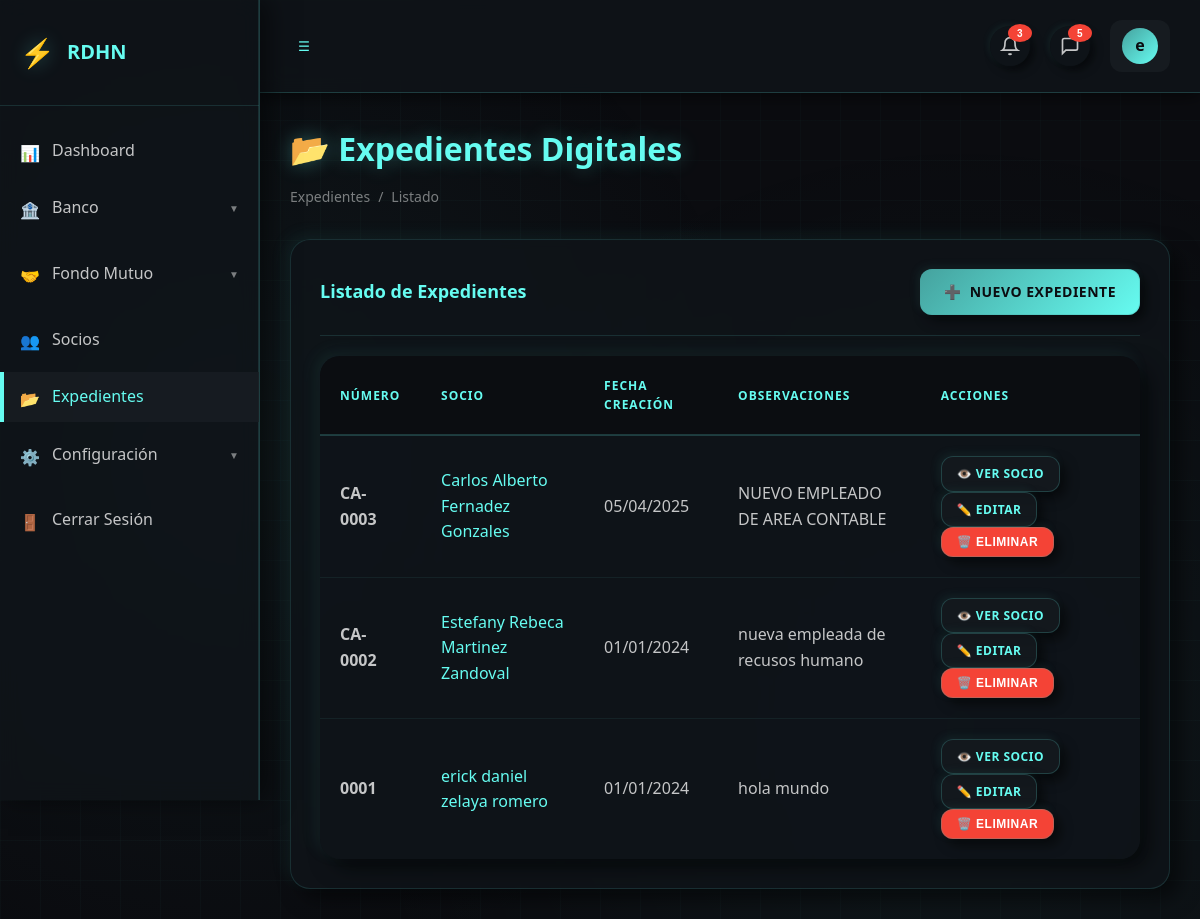
The app's page /expedientes/ (signed in) with its own data.
### core/models.py (models this page shows, shortened)
class Usuario(AbstractBaseUser, PermissionsMixin):
    socio = models.OneToOneField(
        Socio,
        null=True,
        blank=True,
        on_delete=models.SET_NULL,
        related_name="usuario"
    )
    usuario = models.CharField(
        max_length=50,
        unique=True,
        db_index=True,
        validators=[
            RegexValidator(
                regex=r'^[a-zA-Z0-9_]{4,}$',
                message='Usuario debe tener al menos 4 caracteres alfanuméricos o guión bajo'
            )
        ]
    )
    email = models.EmailField(max_length=100, unique=True, db_index=True)
    password_updated_at = models.DateTimeField(null=True, blank=True)
    password_expira_dias = models.IntegerField(
        default=90,
        help_text="Días hasta que expire la contraseña",
        validators=[MinValueValidator(0)]
    )
    ultimo_acceso = models.DateTimeField(null=True, blank=True)
    intentos_fallidos = models.IntegerField(
        default=0,
        validators=[MinValueValidator(0)]
    )
    bloqueado_hasta = models.DateTimeField(null=True, blank=True, db_index=True)
    requiere_cambio_password = models.BooleanField(default=True)
    id_estado = models.ForeignKey(
        CatEstado,
        null=True,
        blank=True,
        on_delete=models.PROTECT,
        related_name='usuarios',
        limit_choices_to={'dominio': 'USUARIO'}
    )
    is_active = models.BooleanField(default=True, verbose_name="Activo")
    is_staff = models.BooleanField(default=False, verbose_name="Es staff")
    token_recuperacion = models.CharField(max_length=100, null=True, blank=True)
    token_expira = models.DateTimeField(null=True, blank=True)
    creado_en = models.DateTimeField(auto_now_add=True)
    actualizado_en = models.DateTimeField(auto_now=True)
    roles = models.ManyToManyField(
        Rol,
        through='UsuarioRol',
        through_fields=('usuario', 'rol'),
        related_name='usuarios',
        blank=True
    )
    groups = models.ManyToManyField(
        'auth.Group',
        verbose_name='grupos',
        blank=True,
        help_text='Los grupos a los que pertenece este usuario.',
        related_name='usuarios_custom',
        related_query_name='usuario_custom',
    )
    user_permissions = models.ManyToManyField(
        'auth.Permission',
        verbose_name='permisos de usuario',
        blank=True,
        help_text='Permisos específicos para este usuario.',
        related_name='usuarios_custom',
        related_query_name='usuario_custom',
    )
    two_factor_enabled = models.BooleanField(default=True, verbose_name="2FA Habilitado")
    two_factor_code = models.CharField(max_length=6, null=True, blank=True)
    two_factor_code_expira = models.DateTimeField(null=True, blank=True)
    USERNAME_FIELD = 'usuario'
    EMAIL_FIELD = 'email'
    REQUIRED_FIELDS = ['email']
    objects = UsuarioManager()
    class Meta:
        db_table = "USUARIOS"
        verbose_name = 'Usuario'
        verbose_name_plural = 'Usuarios'
        constraints = [
            models.CheckConstraint(
                check=Q(intentos_fallidos__gte=0),
                name="chk_intentos_no_negativo",
            ),
        ]
        indexes = [
            models.Index(fields=['usuario']),
            models.Index(fields=['email']),
            models.Index(fields=['is_active', 'is_staff']),
            models.Index(fields=['bloqueado_hasta']),
            models.Index(fields=['id_estado']),
        ]
    def get_short_name(self):
        if self.socio:
            return self.socio.primer_nombre
        return self.usuario

class Socio(models.Model):
    numero_socio = models.CharField(max_length=20, unique=True, db_index=True)
    primer_nombre = models.CharField(max_length=50)
    segundo_nombre = models.CharField(max_length=50, null=True, blank=True)
    primer_apellido = models.CharField(max_length=50)
    segundo_apellido = models.CharField(max_length=50, null=True, blank=True)
    identidad = models.CharField(
        max_length=15,  # Sin guiones, solo dígitos
        unique=True,
        db_index=True,
        validators=[
            RegexValidator(
                regex=r'^\d{13}$',
                message='La identidad debe tener exactamente 13 dígitos'
            )
        ]
    )
    direccion = models.TextField(null=True, blank=True)
    fecha_ingreso = models.DateField()
    fecha_egreso = models.DateField(null=True, blank=True)
    id_estado = models.ForeignKey(
        CatEstado,
        null=True,
        blank=True,
        on_delete=models.PROTECT,
        related_name='socios',
        limit_choices_to={'dominio': 'SOCIO'}
    )
    creado_en = models.DateTimeField(auto_now_add=True)
    actualizado_en = models.DateTimeField(auto_now=True)
    creado_por = models.ForeignKey(
        'Usuario',
        on_delete=models.PROTECT,
        related_name='socios_creados',
        null=True,
        blank=True
    )
    class Meta:
        db_table = "SOCIO"
        verbose_name = "Socio"
        verbose_name_plural = "Socios"
        constraints = [
            models.CheckConstraint(
                check=Q(fecha_egreso__isnull=True) | Q(fecha_egreso__gte=F("fecha_ingreso")),
                name="chk_socio_fecha_egreso_ge_ingreso",
            ),
        ]
        indexes = [
            models.Index(fields=["numero_socio"]),
            models.Index(fields=["identidad"]),
            models.Index(fields=["id_estado"]),
            models.Index(fields=["-fecha_ingreso"]),
        ]
    @property
    def nombre_completo(self):
        nombres = f"{self.primer_nombre} {self.segundo_nombre or ''}".strip()
        apellidos = f"{self.primer_apellido} {self.segundo_apellido or ''}".strip()
        return f"{nombres} {apellidos}"

class ExpedienteDigital(models.Model):
    socio = models.OneToOneField(Socio, on_delete=models.CASCADE, related_name="expediente")
    numero_expediente = models.CharField(max_length=20, unique=True)
    fecha_creacion = models.DateField()
    observaciones = models.TextField(null=True, blank=True)
    creado_en = models.DateTimeField(auto_now_add=True)
    actualizado_en = models.DateTimeField(auto_now=True)
    class Meta:
        db_table = "EXPEDIENTE_DIGITAL"
        verbose_name = "Expediente Digital"
        verbose_name_plural = "Expedientes Digitales"

### core/views.py (the view)
# urls.py: path('expedientes/', views.expedientes_listar, name='expedientes_listar'),
@login_required
def expedientes_listar(request):
    expedientes = ExpedienteDigital.objects.all().select_related('socio').order_by('-creado_en')
    return render(request, 'core/expedientes/listar.html', {'expedientes': expedientes})

### core/templates/core/expedientes/listar.html (shortened to what this page needs)
{% extends 'core/base.html' %}
{% block content %}
<div class="content-header">
    <h1 class="content-title">📂 Expedientes Digitales</h1>
    <div class="breadcrumb">
        <span class="breadcrumb-item">Expedientes</span>
        <span class="breadcrumb-item">Listado</span>
    </div>
</div>
<div class="card">
    <div class="card-header">
        <h2 class="card-title">Listado de Expedientes</h2>
        <a href="{% url 'core:expedientes_crear' %}" class="btn btn-primary">
            <span>➕</span> Nuevo Expediente
        </a>
    </div>
    <div class="card-body">
        <div class="table-container">
            <table class="table">
                <thead>
                    <tr>
                        <th>Número</th>
                        <th>Socio</th>
                        <th>Fecha Creación</th>
                        <th>Observaciones</th>
                        <th>Acciones</th>
                    </tr>
                </thead>
                <tbody>
                    {% for expediente in expedientes %}
                    <tr>
                        <td><strong>{{ expediente.numero_expediente }}</strong></td>
                        <td>
                            <a href="{% url 'core:socios_detalle' expediente.socio.pk %}">
                                {{ expediente.socio.nombre_completo }}
                            </a>
                        </td>
                        <td>{{ expediente.fecha_creacion|date:"d/m/Y" }}</td>
                        <td>{{ expediente.observaciones|truncatewords:10|default:"-" }}</td>
                        <td>
                            <a href="{% url 'core:socios_detalle' expediente.socio.pk %}" class="btn btn-sm">
                                👁️ Ver Socio
                            </a>
                            <a href="{% url 'core:expedientes_editar' expediente.pk %}" class="btn btn-sm">
                                ✏️ Editar
                            </a>
                            <form method="post" action="{% url 'core:expedientes_eliminar' expediente.pk %}" style="display: inline;" onsubmit="return confirm('¿Está seguro?');">
                                <button type="submit" class="btn btn-sm btn-error">
                                    🗑️ Eliminar
                                </button>
                            </form>
                        </td>
                    </tr>
                    {% empty %}
                    <tr>
                        <td colspan="5" style="text-align: center; padding: 40px;">
                            No hay expedientes registrados
                        </td>
                    </tr>
                    {% endfor %}
                </tbody>
            </table>
        </div>
    </div>
</div>
{% endblock %}

### core/templates/core/base.html (shortened to what this page needs)
<!DOCTYPE html>
<html lang="es">
<head>
    {% load static %}
    <link rel="stylesheet" href="{% static 'css/styles.css' %}">
</head>
<body>
    <div class="background"></div>
    <div class="layout">
        {% if user.is_authenticated %}
            <aside class="sidebar" id="sidebar">
                <div class="sidebar-header">
                    <span class="sidebar-logo">⚡</span>
                    <span class="sidebar-title">RDHN</span>
                </div>
                <nav>
                    <ul class="sidebar-menu">
                        <li class="sidebar-item">
                            <a href="{% url 'core:dashboard' %}" class="sidebar-link {% if request.resolver_match.url_name == 'dashboard' and request.resolver_match.app_name == 'core' %}active{% endif %}">
                                <span class="sidebar-icon">📊</span>
                                <span class="sidebar-text">Dashboard</span>
                            </a>
                        </li>
                        <li class="sidebar-item sidebar-dropdown">
                            <a href="#" class="sidebar-link {% if request.resolver_match.app_name == 'banco' %}active{% endif %}">
                                <span class="sidebar-icon">🏦</span>
                                <span class="sidebar-text">Banco</span>
                                <span class="sidebar-arrow">▼</span>
                            </a>
                        </li>
                        <li class="sidebar-item sidebar-dropdown">
                            <a href="#" class="sidebar-link {% if request.resolver_match.app_name == 'fondo_mutuo' %}active{% endif %}">
                                <span class="sidebar-icon">🤝</span>
                                <span class="sidebar-text">Fondo Mutuo</span>
                                <span class="sidebar-arrow">▼</span>
                            </a>
                        </li>
                        <li class="sidebar-item">
                            <a href="{% url 'core:socios_listar' %}" class="sidebar-link {% if 'socio' in request.path %}active{% endif %}">
                                <span class="sidebar-icon">👥</span>
                                <span class="sidebar-text">Socios</span>
                            </a>
                        </li>
                        <li class="sidebar-item">
                            <a href="{% url 'core:expedientes_listar' %}" class="sidebar-link {% if 'expediente' in request.path %}active{% endif %}">
                                <span class="sidebar-icon">📂</span>
                                <span class="sidebar-text">Expedientes</span>
                            </a>
                        </li>
                        <li class="sidebar-item sidebar-dropdown">
                            <a href="#" class="sidebar-link">
                                <span class="sidebar-icon">⚙️</span>
                                <span class="sidebar-text">Configuración</span>
                                <span class="sidebar-arrow">▼</span>
                            </a>
                        </li>
                        <li class="sidebar-item">
                            <a href="{% url 'core:logout' %}" class="sidebar-link">
                                <span class="sidebar-icon">🚪</span>
                                <span class="sidebar-text">Cerrar Sesión</span>
                            </a>
                        </li>
                    </ul>
                </nav>
            </aside>
            <div class="main-content">
                <header class="topbar">
                    <div class="topbar-left">
                       <button class="topbar-toggle" id="sidebarToggle">
                            <span>☰</span>
                        </button>
                    </div>
                    <div class="topbar-right">
                        <button class="topbar-icon-btn" id="notificationsBtn" aria-label="Notificaciones">
                            <svg width="20" height="20" viewBox="0 0 24 24" fill="none" stroke="currentColor" stroke-width="2">
                                <path d="M18 8A6 6 0 0 0 6 8c0 7-3 9-3 9h18s-3-2-3-9"></path>
                                <path d="M13.73 21a2 2 0 0 1-3.46 0"></path>
                            </svg>
                            <span class="badge badge-danger">3</span>
                        </button>
                        <button class="topbar-icon-btn" id="messagesBtn" aria-label="Mensajes">
                            <svg width="20" height="20" viewBox="0 0 24 24" fill="none" stroke="currentColor" stroke-width="2">
                                <path d="M21 15a2 2 0 0 1-2 2H7l-4 4V5a2 2 0 0 1 2-2h14a2 2 0 0 1 2 2z"></path>
                            </svg>
                            <span class="badge badge-primary">5</span>
                        </button>
                        <div class="topbar-user">
                            <div class="topbar-avatar">{{ user.get_short_name.0|default:"U" }}</div>
                        </div>
                    </div>
                </header>
                <main class="content">
                    {% block content %}{% endblock %}
                </main>
            </div>
        {% else %}
            {% block auth_content %}{% endblock %}
        {% endif %}
    </div>
</body>
</html>

### records on screen
Usuario: get_short_name.0 "e"
ExpedienteDigital: numero_expediente "CA-0003", socio.nombre_completo "Carlos Alberto Fernadez Gonzales", fecha_creacion "05/04/2025", observaciones "NUEVO EMPLEADO DE AREA CONTABLE"
ExpedienteDigital: numero_expediente "CA-0002", socio.nombre_completo "Estefany Rebeca Martinez Zandoval", fecha_creacion "01/01/2024", observaciones "nueva empleada de recusos humano"
ExpedienteDigital: numero_expediente "0001", socio.nombre_completo "erick daniel zelaya romero", fecha_creacion "01/01/2024", observaciones "hola mundo"
